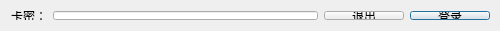
<?xml version="1.0" encoding="UTF-8"?>
<ui version="4.0">
 <class>frmLogin</class>
 <widget class="QDialog" name="frmLogin">
  <property name="geometry">
   <rect>
    <x>0</x>
    <y>0</y>
    <width>500</width>
    <height>31</height>
   </rect>
  </property>
  <property name="minimumSize">
   <size>
    <width>500</width>
    <height>31</height>
   </size>
  </property>
  <property name="maximumSize">
   <size>
    <width>500</width>
    <height>31</height>
   </size>
  </property>
  <property name="windowTitle">
   <string>登录 - 洛仙都</string>
  </property>
  <widget class="QWidget" name="horizontalLayoutWidget">
   <property name="geometry">
    <rect>
     <x>0</x>
     <y>0</y>
     <width>501</width>
     <height>31</height>
    </rect>
   </property>
   <layout class="QHBoxLayout" name="horizontalLayout">
    <item>
     <widget class="QLabel" name="lbKey">
      <property name="text">
       <string>卡密：</string>
      </property>
     </widget>
    </item>
    <item>
     <widget class="QLineEdit" name="lineEdit"/>
    </item>
    <item>
     <widget class="QPushButton" name="btnExit">
      <property name="text">
       <string>退出</string>
      </property>
     </widget>
    </item>
    <item>
     <widget class="QPushButton" name="btnLogin">
      <property name="text">
       <string>登录</string>
      </property>
      <property name="default">
       <bool>true</bool>
      </property>
     </widget>
    </item>
   </layout>
  </widget>
 </widget>
 <layoutdefault spacing="6" margin="11"/>
 <resources/>
 <connections/>
</ui>
